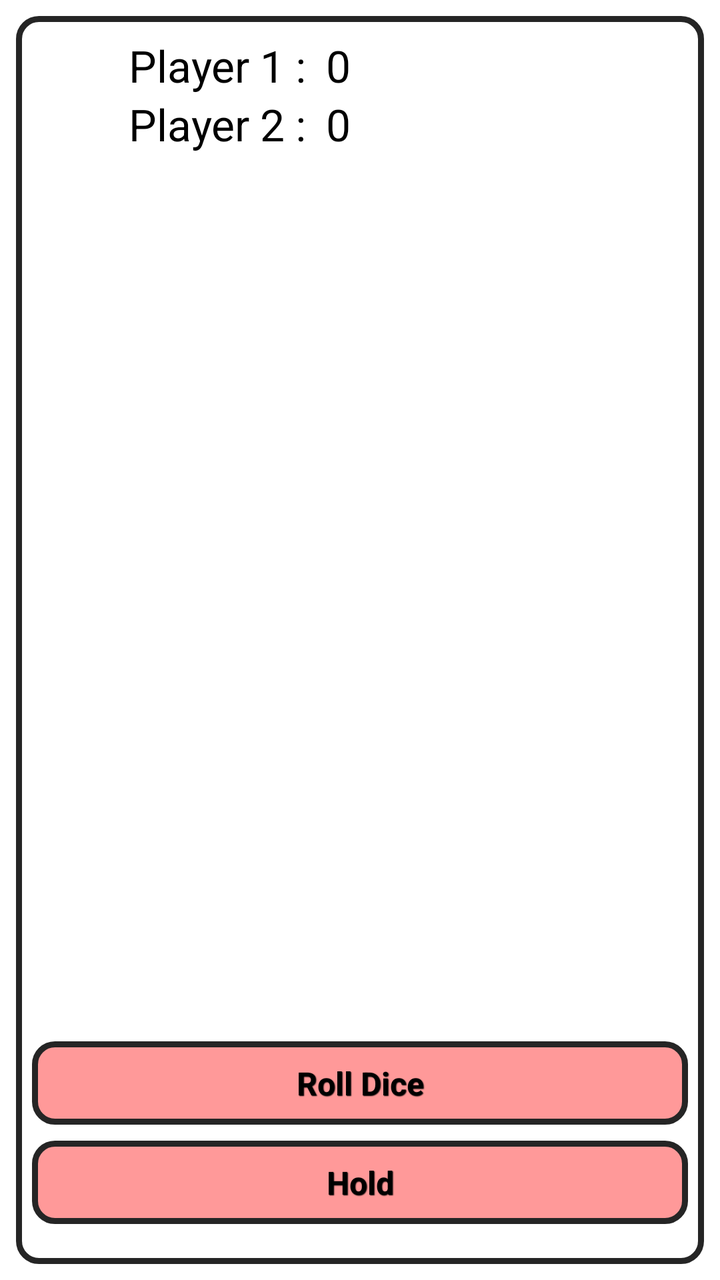
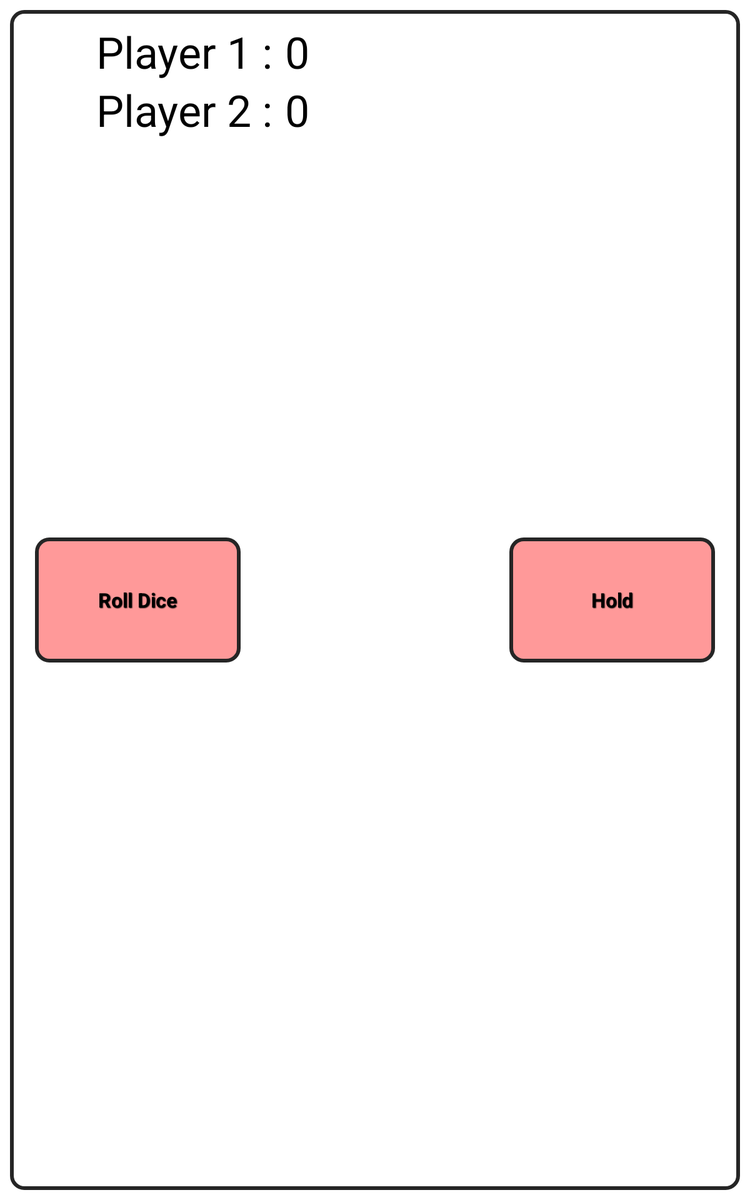

Compare how this app lays out the same screen by default and in its alternative resource folder. The renders come first, then the two layout files and the values they reference.
<!-- AndroidManifest.xml: application theme AppTheme -->
<!-- res/layout/activity_game.xml -->
<RelativeLayout xmlns:android="http://schemas.android.com/apk/res/android"
    xmlns:tools="http://schemas.android.com/tools"
    android:layout_width="match_parent"
    android:layout_height="match_parent"
    android:background="@drawable/background_round_white"
    android:layout_margin="8dp
    "
    tools:context=".GameActivity" >

    <TextView
        android:id="@+id/textViewPlayerOneLabel"
        android:layout_width="135dp"
        android:layout_height="wrap_content"
        android:layout_alignParentLeft="true"
        android:layout_alignParentTop="true"
        android:gravity="right"
        android:text="@string/player_one_label"
        android:layout_marginLeft="10dp"
        android:layout_marginTop="10dp"
        android:textSize="22sp"
        android:textAppearance="?android:attr/textAppearanceMedium"
         />

    <TextView
        android:id="@+id/textViewPlayerTwoLabel"
        android:layout_width="wrap_content"
        android:layout_height="wrap_content"
        android:layout_alignLeft="@+id/textViewPlayerOneLabel"
        android:layout_alignRight="@+id/textViewPlayerOneLabel"
        android:layout_below="@+id/textViewPlayerOneLabel"
        android:gravity="right"
        android:text="@string/player_two_label"
        android:layout_marginLeft="10dp"
        android:textSize="22sp"
        android:textAppearance="?android:attr/textAppearanceMedium" />

    <Button
        android:id="@+id/buttonHold"
        style="@style/CustomStyleButton"
        android:layout_width="wrap_content"
        android:layout_height="wrap_content"
        android:layout_alignParentBottom="true"
        android:layout_alignParentLeft="true"
        android:layout_alignParentRight="true"
        android:layout_marginBottom="20dp"
        android:layout_marginLeft="8dp"
        android:layout_marginRight="8dp"
        android:text="@string/hold_button" />

    <TextView
        android:id="@+id/textViewsScoreOne"
        android:layout_width="50dp"
        android:layout_height="wrap_content"
        android:layout_alignBaseline="@+id/textViewPlayerOneLabel"
        android:layout_alignBottom="@+id/textViewPlayerOneLabel"
        android:layout_toRightOf="@+id/textViewPlayerOneLabel"
        android:paddingLeft="10dp"
        android:text="0"
        android:textAppearance="?android:attr/textAppearanceMedium"
        android:textSize="22sp" />

    <TextView
        android:id="@+id/textViewScoreTwo"
        android:layout_width="50dp"
        android:layout_height="wrap_content"
        android:layout_alignBaseline="@+id/textViewPlayerTwoLabel"
        android:layout_alignBottom="@+id/textViewPlayerTwoLabel"
        android:layout_alignLeft="@+id/textViewsScoreOne"
        android:paddingLeft="10dp"
        android:text="0"
        android:textAppearance="?android:attr/textAppearanceMedium"
        android:textSize="22sp" />

    <Button
        android:id="@+id/buttonRollDice"
        style="@style/CustomStyleButton"
        android:layout_width="wrap_content"
        android:layout_height="wrap_content"
        android:layout_above="@+id/buttonHold"
        android:layout_alignParentLeft="true"
        android:layout_alignParentRight="true"
        android:layout_marginLeft="8dp"
        android:layout_marginRight="8dp"
        android:layout_marginBottom="8dp"
        android:text="@string/roll_button" />

    <ImageView
        android:layout_width="100dp"
        android:id="@+id/imageView1"
        android:layout_height="100dp"
        android:layout_centerHorizontal="true"
        android:layout_centerVertical="true"/>

    <TextView
        android:id="@+id/textViewTempScore"
        android:layout_width="wrap_content"
        android:layout_height="wrap_content"
        android:layout_above="@+id/imageView1"
        android:layout_alignParentLeft="true"
        android:layout_alignParentRight="true"
        android:layout_marginBottom="20dp"
        android:gravity="center"
        android:text=""
        android:textAppearance="?android:attr/textAppearanceLarge" />

    <TextView
        android:id="@+id/textViewPlayerTurn"
        android:layout_width="match_parent"
        android:layout_height="wrap_content"
        android:layout_alignParentLeft="true"
        android:layout_below="@+id/textViewPlayerTwoLabel"
        android:layout_marginTop="14dp"
        android:gravity="center"
        android:text=""
        android:textAppearance="?android:attr/textAppearanceLarge" />

    <ImageView
        android:id="@+id/imageViewPlayerOne"
        android:layout_width="25dp"
        android:layout_height="25dp"
        android:layout_alignTop="@+id/textViewsScoreOne"
        android:layout_toRightOf="@+id/textViewsScoreOne"
        android:visibility="visible"
        android:src="@drawable/pig" />

    <ImageView
        android:id="@+id/imageViewPlayerTwo"
        android:layout_width="25dp"
        android:layout_height="25dp"
        android:layout_alignTop="@+id/textViewScoreTwo"
        android:layout_toRightOf="@+id/textViewScoreTwo"
        android:visibility="invisible"
        android:src="@drawable/pig" />

</RelativeLayout>
<!-- resources referenced by this layout -->
<resources>
  <!-- drawable background_round_white (drawable-mdpi) -->
  <?xml version="1.0" encoding="utf-8"?>
  <shape
      xmlns:android="http://schemas.android.com/apk/res/android"
      android:shape="rectangle">
   
      
      <solid
          android:color="#FFFFFF" >
      </solid>
   
      
      <stroke
          android:width="3dp"
          android:color="#ff252525" >
      </stroke>
  
     
   
      
      <corners
          android:radius="10dp"   >
      </corners>
   
  </shape>
  <string name="hold_button">Hold</string>
  <string name="player_one_label">Player 1 :</string>
  <string name="player_two_label">Player 2 :</string>
  <string name="roll_button">Roll Dice</string>
  <style name="CustomStyleButton" parent="@android:style/Widget.Button">
          <item name="android:textSize">16sp</item>
          <item name="android:textStyle">bold</item>
          <item name="android:textColor">#000000</item>
          <item name="android:gravity">center</item>
          <item name="android:shadowColor">#000000</item>
          <item name="android:shadowDx">1</item>
          <item name="android:shadowDy">1</item>
          <item name="android:shadowRadius">0.6</item>
          <item name="android:background">@drawable/custom_button</item>
          <item name="android:padding">10dip</item>
      </style>
  <style name="AppTheme" parent="AppBaseTheme">
          
      </style>
  <!-- drawable custom_button (drawable-mdpi) -->
  <?xml version="1.0" encoding="utf-8"?>
  <selector xmlns:android="http://schemas.android.com/apk/res/android">
  
      <item android:state_pressed="true"><shape>
              <solid android:color="#99CCFF" />
  
              <stroke android:width="3dp" android:color="#ff252525"></stroke>
  
              <corners android:radius="10dp" />
  
              <padding android:bottom="10dp" android:left="10dp" android:right="10dp" android:top="10dp" />
          </shape></item>
      <item><shape>
              <solid android:color="#FF9999"></solid>
  
              <stroke android:width="3dp" android:color="#ff252525"></stroke>
  
              <corners android:radius="10dp" />
  
              <padding android:bottom="10dp" android:left="10dp" android:right="10dp" android:top="10dp" />
          </shape></item>
  
  </selector>
  <style name="AppBaseTheme" parent="android:Theme.Light">
          
      </style>
</resources>
<!-- res/layout-large/activity_game.xml (the repository's variant of the layout above) -->
<!-- drawn on a 7-inch tablet held upright -->
<RelativeLayout xmlns:android="http://schemas.android.com/apk/res/android"
    xmlns:tools="http://schemas.android.com/tools"
    android:layout_width="match_parent"
    android:layout_height="match_parent"
    android:background="@drawable/background_round_white"
    android:layout_margin="8dp
    "
    tools:context=".GameActivity" >

    <TextView
        android:id="@+id/textViewPlayerOneLabel"
        android:layout_width="200dp"
        android:layout_height="wrap_content"
        android:layout_alignParentLeft="true"
        android:layout_alignParentTop="true"
        android:layout_marginLeft="10dp"
        android:layout_marginTop="10dp"
        android:gravity="right"
        android:text="@string/player_one_label"
        android:textAppearance="?android:attr/textAppearanceMedium"
        android:textSize="35sp" />

    <TextView
        android:id="@+id/textViewPlayerTwoLabel"
        android:layout_width="wrap_content"
        android:layout_height="wrap_content"
        android:layout_alignLeft="@+id/textViewPlayerOneLabel"
        android:layout_alignRight="@+id/textViewPlayerOneLabel"
        android:layout_below="@+id/textViewPlayerOneLabel"
        android:layout_marginLeft="10dp"
        android:gravity="right"
        android:text="@string/player_two_label"
        android:textAppearance="?android:attr/textAppearanceMedium"
        android:textSize="35sp" />

    <TextView
        android:id="@+id/textViewsScoreOne"
        android:layout_width="75dp"
        android:layout_height="wrap_content"
        android:layout_alignBaseline="@+id/textViewPlayerOneLabel"
        android:layout_alignBottom="@+id/textViewPlayerOneLabel"
        android:layout_toRightOf="@+id/textViewPlayerOneLabel"
        android:paddingLeft="10dp"
        android:text="0"
        android:textAppearance="?android:attr/textAppearanceMedium"
        android:textSize="35sp" />

    <TextView
        android:id="@+id/textViewScoreTwo"
        android:layout_width="75dp"
        android:layout_height="wrap_content"
        android:layout_alignBaseline="@+id/textViewPlayerTwoLabel"
        android:layout_alignBottom="@+id/textViewPlayerTwoLabel"
        android:layout_alignLeft="@+id/textViewsScoreOne"
        android:paddingLeft="10dp"
        android:text="0"
        android:textAppearance="?android:attr/textAppearanceMedium"
        android:textSize="35sp" />

    <ImageView
        android:id="@+id/imageView1"
        android:layout_width="175dp"
        android:layout_height="175dp"
        android:layout_centerHorizontal="true"
        android:layout_centerVertical="true"/>

    <TextView
        android:id="@+id/textViewTempScore"
        android:layout_width="wrap_content"
        android:layout_height="wrap_content"
        android:layout_above="@+id/imageView1"
        android:layout_alignParentLeft="true"
        android:layout_alignParentRight="true"
        android:layout_marginBottom="50dp"
        android:gravity="center"
        android:textSize="25sp"
        android:text=""
        android:textAppearance="?android:attr/textAppearanceLarge" />

    <TextView
        android:id="@+id/textViewPlayerTurn"
        android:layout_width="match_parent"
        android:layout_height="wrap_content"
        android:layout_alignParentLeft="true"
        android:layout_below="@+id/textViewPlayerTwoLabel"
        android:layout_marginTop="40dp"
        android:gravity="center"
        android:text=""
        android:textAppearance="?android:attr/textAppearanceLarge"
        android:textSize="30sp" />

    <Button
        android:id="@+id/buttonRollDice"
        style="@style/CustomStyleButton"
        android:layout_width="wrap_content"
        android:layout_height="100dp"
        android:layout_alignParentLeft="true"
        android:layout_centerVertical="true"
        android:layout_toLeftOf="@+id/imageView1"
        android:layout_marginLeft="20dp"
        android:layout_marginRight="20dp"
        android:text="@string/roll_button" />

    <Button
        android:id="@+id/buttonHold"
        style="@style/CustomStyleButton"
        android:layout_width="wrap_content"
        android:layout_height="100dp"
        android:layout_alignParentRight="true"
        android:layout_centerVertical="true"
        android:layout_toRightOf="@+id/imageView1"
        android:layout_marginLeft="20dp"
        android:layout_marginRight="20dp"
        android:text="@string/hold_button" />
    
    <ImageView
        android:id="@+id/imageViewPlayerOne"
        android:layout_width="40dp"
        android:layout_height="40dp"
        android:layout_alignTop="@+id/textViewsScoreOne"
        android:layout_toRightOf="@+id/textViewsScoreOne"
        android:src="@drawable/pig"
        android:visibility="visible" />

    <ImageView
        android:id="@+id/imageViewPlayerTwo"
        android:layout_width="40dp"
        android:layout_height="40dp"
        android:layout_alignTop="@+id/textViewScoreTwo"
        android:layout_toRightOf="@+id/textViewScoreTwo"
        android:visibility="invisible"
        android:src="@drawable/pig" />

</RelativeLayout>
